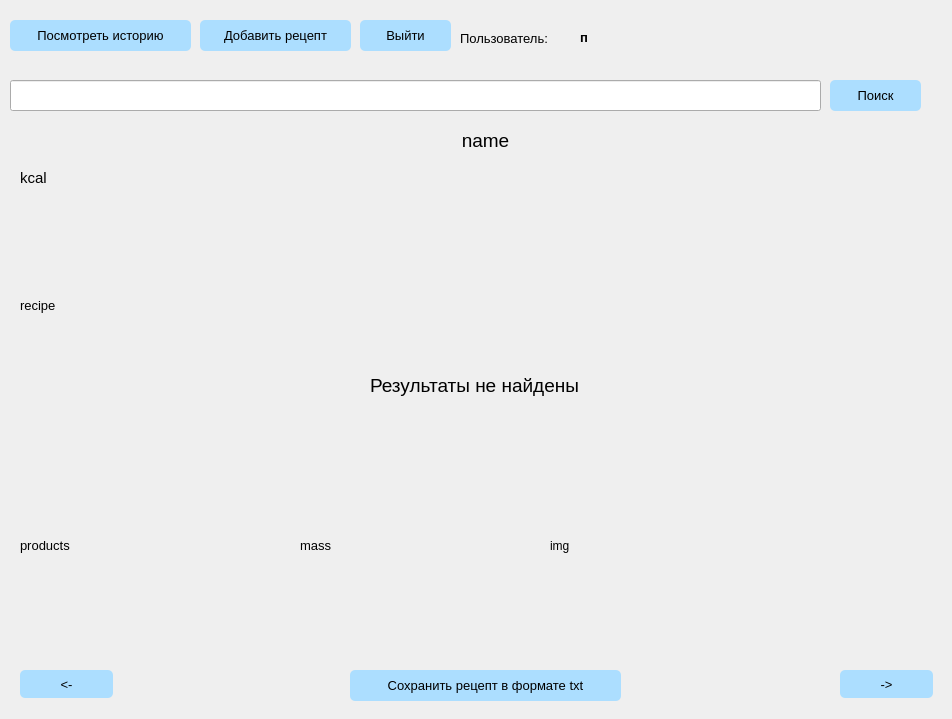
<?xml version="1.0" encoding="UTF-8"?>
<ui version="4.0">
 <class>MainWindow</class>
 <widget class="QMainWindow" name="MainWindow">
  <property name="geometry">
   <rect>
    <x>0</x>
    <y>0</y>
    <width>952</width>
    <height>719</height>
   </rect>
  </property>
  <property name="windowTitle">
   <string>Поиск</string>
  </property>
  <property name="styleSheet">
   <string notr="true">QPushButton{
	background-color: rgb(172, 222, 255);
	border-radius: 5px;
}
QPushButton:pressed{background-color: rgb(151, 186, 209);}</string>
  </property>
  <widget class="QWidget" name="centralwidget">
   <widget class="QPushButton" name="history_btn">
    <property name="geometry">
     <rect>
      <x>10</x>
      <y>20</y>
      <width>181</width>
      <height>31</height>
     </rect>
    </property>
    <property name="font">
     <font>
      <pointsize>10</pointsize>
     </font>
    </property>
    <property name="cursor">
     <cursorShape>PointingHandCursor</cursorShape>
    </property>
    <property name="text">
     <string>Посмотреть историю</string>
    </property>
   </widget>
   <widget class="QPushButton" name="logout_btn">
    <property name="geometry">
     <rect>
      <x>360</x>
      <y>20</y>
      <width>91</width>
      <height>31</height>
     </rect>
    </property>
    <property name="font">
     <font>
      <pointsize>10</pointsize>
     </font>
    </property>
    <property name="cursor">
     <cursorShape>PointingHandCursor</cursorShape>
    </property>
    <property name="text">
     <string>Выйти</string>
    </property>
   </widget>
   <widget class="QLabel" name="name">
    <property name="geometry">
     <rect>
      <x>20</x>
      <y>120</y>
      <width>931</width>
      <height>41</height>
     </rect>
    </property>
    <property name="font">
     <font>
      <pointsize>14</pointsize>
      <strikeout>false</strikeout>
     </font>
    </property>
    <property name="text">
     <string>name</string>
    </property>
    <property name="alignment">
     <set>Qt::AlignCenter</set>
    </property>
    <property name="wordWrap">
     <bool>true</bool>
    </property>
   </widget>
   <widget class="QLabel" name="user">
    <property name="geometry">
     <rect>
      <x>580</x>
      <y>30</y>
      <width>341</width>
      <height>41</height>
     </rect>
    </property>
    <property name="font">
     <font>
      <pointsize>10</pointsize>
      <weight>75</weight>
      <bold>true</bold>
     </font>
    </property>
    <property name="text">
     <string>п</string>
    </property>
    <property name="alignment">
     <set>Qt::AlignLeading|Qt::AlignLeft|Qt::AlignTop</set>
    </property>
    <property name="wordWrap">
     <bool>true</bool>
    </property>
   </widget>
   <widget class="QLineEdit" name="search">
    <property name="geometry">
     <rect>
      <x>10</x>
      <y>80</y>
      <width>811</width>
      <height>31</height>
     </rect>
    </property>
    <property name="font">
     <font>
      <pointsize>10</pointsize>
     </font>
    </property>
   </widget>
   <widget class="QPushButton" name="search_btn">
    <property name="geometry">
     <rect>
      <x>830</x>
      <y>80</y>
      <width>91</width>
      <height>31</height>
     </rect>
    </property>
    <property name="font">
     <font>
      <pointsize>10</pointsize>
     </font>
    </property>
    <property name="cursor">
     <cursorShape>PointingHandCursor</cursorShape>
    </property>
    <property name="text">
     <string>Поиск</string>
    </property>
   </widget>
   <widget class="QPushButton" name="left_btn">
    <property name="geometry">
     <rect>
      <x>20</x>
      <y>670</y>
      <width>93</width>
      <height>28</height>
     </rect>
    </property>
    <property name="font">
     <font>
      <pointsize>10</pointsize>
     </font>
    </property>
    <property name="cursor">
     <cursorShape>PointingHandCursor</cursorShape>
    </property>
    <property name="text">
     <string>&lt;-</string>
    </property>
   </widget>
   <widget class="QPushButton" name="right_btn">
    <property name="geometry">
     <rect>
      <x>840</x>
      <y>670</y>
      <width>93</width>
      <height>28</height>
     </rect>
    </property>
    <property name="font">
     <font>
      <pointsize>10</pointsize>
     </font>
    </property>
    <property name="cursor">
     <cursorShape>PointingHandCursor</cursorShape>
    </property>
    <property name="text">
     <string>-&gt;</string>
    </property>
   </widget>
   <widget class="QLabel" name="not_found">
    <property name="geometry">
     <rect>
      <x>370</x>
      <y>370</y>
      <width>261</width>
      <height>31</height>
     </rect>
    </property>
    <property name="font">
     <font>
      <pointsize>14</pointsize>
      <italic>false</italic>
     </font>
    </property>
    <property name="text">
     <string>Результаты не найдены</string>
    </property>
   </widget>
   <widget class="QLabel" name="recipe">
    <property name="geometry">
     <rect>
      <x>20</x>
      <y>190</y>
      <width>891</width>
      <height>231</height>
     </rect>
    </property>
    <property name="font">
     <font>
      <pointsize>10</pointsize>
     </font>
    </property>
    <property name="text">
     <string>recipe</string>
    </property>
    <property name="alignment">
     <set>Qt::AlignLeading|Qt::AlignLeft|Qt::AlignVCenter</set>
    </property>
    <property name="wordWrap">
     <bool>true</bool>
    </property>
   </widget>
   <widget class="QLabel" name="products">
    <property name="geometry">
     <rect>
      <x>20</x>
      <y>430</y>
      <width>271</width>
      <height>231</height>
     </rect>
    </property>
    <property name="font">
     <font>
      <pointsize>10</pointsize>
     </font>
    </property>
    <property name="text">
     <string>products</string>
    </property>
    <property name="wordWrap">
     <bool>true</bool>
    </property>
   </widget>
   <widget class="QLabel" name="mass">
    <property name="geometry">
     <rect>
      <x>300</x>
      <y>430</y>
      <width>241</width>
      <height>231</height>
     </rect>
    </property>
    <property name="font">
     <font>
      <pointsize>10</pointsize>
     </font>
    </property>
    <property name="text">
     <string>mass</string>
    </property>
    <property name="wordWrap">
     <bool>true</bool>
    </property>
   </widget>
   <widget class="QLabel" name="kcal">
    <property name="geometry">
     <rect>
      <x>20</x>
      <y>170</y>
      <width>151</width>
      <height>16</height>
     </rect>
    </property>
    <property name="font">
     <font>
      <pointsize>11</pointsize>
     </font>
    </property>
    <property name="text">
     <string>kcal</string>
    </property>
   </widget>
   <widget class="QLabel" name="label">
    <property name="geometry">
     <rect>
      <x>460</x>
      <y>30</y>
      <width>121</width>
      <height>16</height>
     </rect>
    </property>
    <property name="font">
     <font>
      <pointsize>10</pointsize>
     </font>
    </property>
    <property name="text">
     <string>Пользователь:</string>
    </property>
   </widget>
   <widget class="QLabel" name="img">
    <property name="geometry">
     <rect>
      <x>550</x>
      <y>430</y>
      <width>311</width>
      <height>231</height>
     </rect>
    </property>
    <property name="text">
     <string>img</string>
    </property>
    <property name="wordWrap">
     <bool>false</bool>
    </property>
   </widget>
   <widget class="QPushButton" name="add_btn">
    <property name="geometry">
     <rect>
      <x>200</x>
      <y>20</y>
      <width>151</width>
      <height>31</height>
     </rect>
    </property>
    <property name="font">
     <font>
      <pointsize>10</pointsize>
     </font>
    </property>
    <property name="cursor">
     <cursorShape>PointingHandCursor</cursorShape>
    </property>
    <property name="text">
     <string>Добавить рецепт</string>
    </property>
   </widget>
   <widget class="QPushButton" name="save_btn">
    <property name="geometry">
     <rect>
      <x>350</x>
      <y>670</y>
      <width>271</width>
      <height>31</height>
     </rect>
    </property>
    <property name="font">
     <font>
      <pointsize>10</pointsize>
     </font>
    </property>
    <property name="cursor">
     <cursorShape>PointingHandCursor</cursorShape>
    </property>
    <property name="text">
     <string>Сохранить рецепт в формате txt</string>
    </property>
   </widget>
  </widget>
 </widget>
 <resources/>
 <connections/>
</ui>
